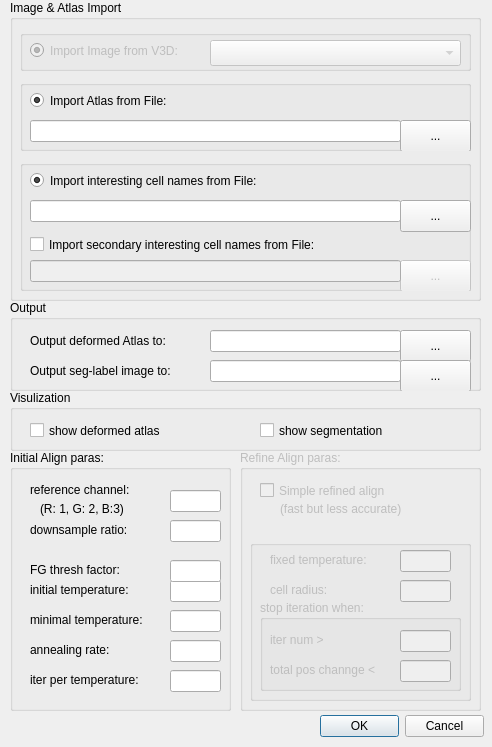
<?xml version="1.0" encoding="UTF-8"?>
<ui version="4.0">
 <class>ParaDialog_stranno</class>
 <widget class="QDialog" name="ParaDialog_stranno">
  <property name="enabled">
   <bool>true</bool>
  </property>
  <property name="geometry">
   <rect>
    <x>0</x>
    <y>0</y>
    <width>492</width>
    <height>747</height>
   </rect>
  </property>
  <property name="windowTitle">
   <string>Atlas Guided C.elegans Cell Annotation</string>
  </property>
  <widget class="QDialogButtonBox" name="buttonBox">
   <property name="geometry">
    <rect>
     <x>320</x>
     <y>710</y>
     <width>164</width>
     <height>32</height>
    </rect>
   </property>
   <property name="layoutDirection">
    <enum>Qt::LeftToRight</enum>
   </property>
   <property name="orientation">
    <enum>Qt::Horizontal</enum>
   </property>
   <property name="standardButtons">
    <set>QDialogButtonBox::Cancel|QDialogButtonBox::Ok</set>
   </property>
  </widget>
  <widget class="QGroupBox" name="groupBox">
   <property name="geometry">
    <rect>
     <x>20</x>
     <y>30</y>
     <width>451</width>
     <height>41</height>
    </rect>
   </property>
   <property name="title">
    <string/>
   </property>
   <widget class="QRadioButton" name="radioButton_imgv3d">
    <property name="enabled">
     <bool>false</bool>
    </property>
    <property name="geometry">
     <rect>
      <x>10</x>
      <y>10</y>
      <width>191</width>
      <height>21</height>
     </rect>
    </property>
    <property name="text">
     <string>Import Image from V3D:</string>
    </property>
    <property name="checked">
     <bool>true</bool>
    </property>
   </widget>
   <widget class="QComboBox" name="comboBox_imgv3d">
    <property name="enabled">
     <bool>false</bool>
    </property>
    <property name="geometry">
     <rect>
      <x>190</x>
      <y>10</y>
      <width>251</width>
      <height>26</height>
     </rect>
    </property>
   </widget>
  </widget>
  <widget class="QGroupBox" name="groupBox_2">
   <property name="geometry">
    <rect>
     <x>20</x>
     <y>80</y>
     <width>451</width>
     <height>71</height>
    </rect>
   </property>
   <property name="title">
    <string/>
   </property>
   <widget class="QRadioButton" name="radioButton_atlasfile">
    <property name="geometry">
     <rect>
      <x>10</x>
      <y>10</y>
      <width>431</width>
      <height>21</height>
     </rect>
    </property>
    <property name="text">
     <string>Import Atlas from File:</string>
    </property>
    <property name="checked">
     <bool>true</bool>
    </property>
   </widget>
   <widget class="QLineEdit" name="lineEdit_atlasfile">
    <property name="geometry">
     <rect>
      <x>10</x>
      <y>40</y>
      <width>371</width>
      <height>22</height>
     </rect>
    </property>
   </widget>
   <widget class="QPushButton" name="pushButton_atlasfile">
    <property name="geometry">
     <rect>
      <x>380</x>
      <y>40</y>
      <width>71</width>
      <height>32</height>
     </rect>
    </property>
    <property name="text">
     <string>...</string>
    </property>
   </widget>
  </widget>
  <widget class="QGroupBox" name="groupBox_3">
   <property name="geometry">
    <rect>
     <x>10</x>
     <y>0</y>
     <width>471</width>
     <height>301</height>
    </rect>
   </property>
   <property name="title">
    <string>Image &amp;&amp; Atlas Import</string>
   </property>
   <widget class="QGroupBox" name="groupBox_10">
    <property name="geometry">
     <rect>
      <x>10</x>
      <y>160</y>
      <width>451</width>
      <height>131</height>
     </rect>
    </property>
    <property name="title">
     <string/>
    </property>
    <widget class="QRadioButton" name="radioButton_celloifile">
     <property name="geometry">
      <rect>
       <x>10</x>
       <y>10</y>
       <width>431</width>
       <height>21</height>
      </rect>
     </property>
     <property name="text">
      <string>Import interesting cell names from File:</string>
     </property>
     <property name="checked">
      <bool>true</bool>
     </property>
    </widget>
    <widget class="QLineEdit" name="lineEdit_celloifile">
     <property name="geometry">
      <rect>
       <x>10</x>
       <y>40</y>
       <width>371</width>
       <height>22</height>
      </rect>
     </property>
    </widget>
    <widget class="QPushButton" name="pushButton_celloifile">
     <property name="geometry">
      <rect>
       <x>380</x>
       <y>40</y>
       <width>71</width>
       <height>32</height>
      </rect>
     </property>
     <property name="text">
      <string>...</string>
     </property>
    </widget>
    <widget class="QPushButton" name="pushButton_celloifile_2">
     <property name="enabled">
      <bool>false</bool>
     </property>
     <property name="geometry">
      <rect>
       <x>380</x>
       <y>100</y>
       <width>71</width>
       <height>32</height>
      </rect>
     </property>
     <property name="text">
      <string>...</string>
     </property>
    </widget>
    <widget class="QLineEdit" name="lineEdit_celloifile_2">
     <property name="enabled">
      <bool>false</bool>
     </property>
     <property name="geometry">
      <rect>
       <x>10</x>
       <y>100</y>
       <width>371</width>
       <height>22</height>
      </rect>
     </property>
    </widget>
    <widget class="QCheckBox" name="checkBox_celloi_2">
     <property name="geometry">
      <rect>
       <x>10</x>
       <y>74</y>
       <width>361</width>
       <height>21</height>
      </rect>
     </property>
     <property name="text">
      <string>Import secondary interesting cell names from File:</string>
     </property>
    </widget>
   </widget>
  </widget>
  <widget class="QGroupBox" name="groupBox_4">
   <property name="geometry">
    <rect>
     <x>10</x>
     <y>450</y>
     <width>221</width>
     <height>261</height>
    </rect>
   </property>
   <property name="title">
    <string>Initial Align paras:</string>
   </property>
   <widget class="QLineEdit" name="lineEdit_refchannel">
    <property name="geometry">
     <rect>
      <x>160</x>
      <y>40</y>
      <width>51</width>
      <height>22</height>
     </rect>
    </property>
   </widget>
   <widget class="QLabel" name="label_refchannel">
    <property name="geometry">
     <rect>
      <x>20</x>
      <y>30</y>
      <width>131</width>
      <height>20</height>
     </rect>
    </property>
    <property name="text">
     <string>reference channel:</string>
    </property>
   </widget>
   <widget class="QLabel" name="label_downsampleratio">
    <property name="geometry">
     <rect>
      <x>20</x>
      <y>70</y>
      <width>131</width>
      <height>20</height>
     </rect>
    </property>
    <property name="text">
     <string>downsample ratio:</string>
    </property>
   </widget>
   <widget class="QLabel" name="label_temperature_ini">
    <property name="geometry">
     <rect>
      <x>20</x>
      <y>130</y>
      <width>131</width>
      <height>20</height>
     </rect>
    </property>
    <property name="text">
     <string>initial temperature:</string>
    </property>
   </widget>
   <widget class="QLabel" name="label_temperature_min">
    <property name="geometry">
     <rect>
      <x>20</x>
      <y>160</y>
      <width>141</width>
      <height>20</height>
     </rect>
    </property>
    <property name="text">
     <string>minimal temperature:</string>
    </property>
   </widget>
   <widget class="QLabel" name="label_annealingrate">
    <property name="geometry">
     <rect>
      <x>20</x>
      <y>190</y>
      <width>131</width>
      <height>20</height>
     </rect>
    </property>
    <property name="text">
     <string>annealing rate:</string>
    </property>
   </widget>
   <widget class="QLabel" name="label_iter_pertemp">
    <property name="geometry">
     <rect>
      <x>20</x>
      <y>220</y>
      <width>141</width>
      <height>20</height>
     </rect>
    </property>
    <property name="text">
     <string>iter per temperature:</string>
    </property>
   </widget>
   <widget class="QLineEdit" name="lineEdit_downsampleratio">
    <property name="geometry">
     <rect>
      <x>160</x>
      <y>70</y>
      <width>51</width>
      <height>22</height>
     </rect>
    </property>
   </widget>
   <widget class="QLineEdit" name="lineEdit_temp_ini">
    <property name="geometry">
     <rect>
      <x>160</x>
      <y>130</y>
      <width>51</width>
      <height>22</height>
     </rect>
    </property>
   </widget>
   <widget class="QLineEdit" name="lineEdit_temp_min">
    <property name="geometry">
     <rect>
      <x>160</x>
      <y>160</y>
      <width>51</width>
      <height>22</height>
     </rect>
    </property>
   </widget>
   <widget class="QLineEdit" name="lineEdit_annealingrate">
    <property name="geometry">
     <rect>
      <x>160</x>
      <y>190</y>
      <width>51</width>
      <height>22</height>
     </rect>
    </property>
   </widget>
   <widget class="QLineEdit" name="lineEdit_niter_pertemp">
    <property name="geometry">
     <rect>
      <x>160</x>
      <y>220</y>
      <width>51</width>
      <height>22</height>
     </rect>
    </property>
   </widget>
   <widget class="QLabel" name="label_13">
    <property name="geometry">
     <rect>
      <x>30</x>
      <y>50</y>
      <width>111</width>
      <height>17</height>
     </rect>
    </property>
    <property name="text">
     <string>(R: 1, G: 2, B:3)</string>
    </property>
   </widget>
  </widget>
  <widget class="QGroupBox" name="groupBox_5">
   <property name="enabled">
    <bool>false</bool>
   </property>
   <property name="geometry">
    <rect>
     <x>240</x>
     <y>450</y>
     <width>241</width>
     <height>261</height>
    </rect>
   </property>
   <property name="title">
    <string>Refine Align paras:</string>
   </property>
   <widget class="QCheckBox" name="checkBox_refinealign_simple">
    <property name="geometry">
     <rect>
      <x>20</x>
      <y>30</y>
      <width>201</width>
      <height>21</height>
     </rect>
    </property>
    <property name="text">
     <string>Simple refined align</string>
    </property>
   </widget>
   <widget class="QGroupBox" name="groupBox_7">
    <property name="geometry">
     <rect>
      <x>10</x>
      <y>90</y>
      <width>221</width>
      <height>161</height>
     </rect>
    </property>
    <property name="title">
     <string/>
    </property>
    <widget class="QGroupBox" name="groupBox_6">
     <property name="geometry">
      <rect>
       <x>10</x>
       <y>60</y>
       <width>201</width>
       <height>91</height>
      </rect>
     </property>
     <property name="title">
      <string>stop iteration when:</string>
     </property>
     <widget class="QLabel" name="label_9">
      <property name="geometry">
       <rect>
        <x>10</x>
        <y>30</y>
        <width>91</width>
        <height>20</height>
       </rect>
      </property>
      <property name="text">
       <string>iter num &gt; </string>
      </property>
     </widget>
     <widget class="QLineEdit" name="lineEdit_ref_maxiter">
      <property name="geometry">
       <rect>
        <x>140</x>
        <y>30</y>
        <width>51</width>
        <height>22</height>
       </rect>
      </property>
     </widget>
     <widget class="QLineEdit" name="lineEdit_ref_minposchange">
      <property name="geometry">
       <rect>
        <x>140</x>
        <y>60</y>
        <width>51</width>
        <height>22</height>
       </rect>
      </property>
     </widget>
     <widget class="QLabel" name="label_10">
      <property name="geometry">
       <rect>
        <x>10</x>
        <y>60</y>
        <width>141</width>
        <height>20</height>
       </rect>
      </property>
      <property name="text">
       <string>total pos channge &lt; </string>
      </property>
     </widget>
    </widget>
    <widget class="QLineEdit" name="lineEdit_ref_cellradius">
     <property name="geometry">
      <rect>
       <x>150</x>
       <y>40</y>
       <width>51</width>
       <height>22</height>
      </rect>
     </property>
    </widget>
    <widget class="QLabel" name="label_7">
     <property name="geometry">
      <rect>
       <x>20</x>
       <y>10</y>
       <width>131</width>
       <height>20</height>
      </rect>
     </property>
     <property name="text">
      <string>fixed temperature:</string>
     </property>
    </widget>
    <widget class="QLineEdit" name="lineEdit_ref_temperature">
     <property name="geometry">
      <rect>
       <x>150</x>
       <y>10</y>
       <width>51</width>
       <height>22</height>
      </rect>
     </property>
    </widget>
    <widget class="QLabel" name="label_8">
     <property name="geometry">
      <rect>
       <x>20</x>
       <y>40</y>
       <width>131</width>
       <height>20</height>
      </rect>
     </property>
     <property name="text">
      <string>cell radius:</string>
     </property>
    </widget>
   </widget>
   <widget class="QLabel" name="label_11">
    <property name="geometry">
     <rect>
      <x>40</x>
      <y>50</y>
      <width>151</width>
      <height>17</height>
     </rect>
    </property>
    <property name="text">
     <string>(fast but less accurate)</string>
    </property>
   </widget>
  </widget>
  <widget class="QGroupBox" name="groupBox_8">
   <property name="geometry">
    <rect>
     <x>10</x>
     <y>300</y>
     <width>471</width>
     <height>91</height>
    </rect>
   </property>
   <property name="title">
    <string>Output</string>
   </property>
   <widget class="QLabel" name="label_12">
    <property name="geometry">
     <rect>
      <x>20</x>
      <y>30</y>
      <width>171</width>
      <height>21</height>
     </rect>
    </property>
    <property name="text">
     <string>Output deformed Atlas to:</string>
    </property>
   </widget>
   <widget class="QLineEdit" name="lineEdit_atlas_output">
    <property name="geometry">
     <rect>
      <x>200</x>
      <y>30</y>
      <width>191</width>
      <height>22</height>
     </rect>
    </property>
   </widget>
   <widget class="QPushButton" name="pushButton_atlas_output">
    <property name="geometry">
     <rect>
      <x>390</x>
      <y>30</y>
      <width>71</width>
      <height>32</height>
     </rect>
    </property>
    <property name="text">
     <string>...</string>
    </property>
   </widget>
   <widget class="QPushButton" name="pushButton_seglabel_output">
    <property name="geometry">
     <rect>
      <x>390</x>
      <y>60</y>
      <width>71</width>
      <height>32</height>
     </rect>
    </property>
    <property name="text">
     <string>...</string>
    </property>
   </widget>
   <widget class="QLabel" name="label_14">
    <property name="geometry">
     <rect>
      <x>20</x>
      <y>60</y>
      <width>171</width>
      <height>21</height>
     </rect>
    </property>
    <property name="text">
     <string>Output seg-label image to:</string>
    </property>
   </widget>
   <widget class="QLineEdit" name="lineEdit_seglabel_output">
    <property name="geometry">
     <rect>
      <x>200</x>
      <y>60</y>
      <width>191</width>
      <height>22</height>
     </rect>
    </property>
   </widget>
  </widget>
  <widget class="QGroupBox" name="groupBox_9">
   <property name="enabled">
    <bool>true</bool>
   </property>
   <property name="geometry">
    <rect>
     <x>10</x>
     <y>390</y>
     <width>471</width>
     <height>61</height>
    </rect>
   </property>
   <property name="title">
    <string>Visulization</string>
   </property>
   <widget class="QCheckBox" name="checkBox_showatlas">
    <property name="geometry">
     <rect>
      <x>20</x>
      <y>30</y>
      <width>181</width>
      <height>21</height>
     </rect>
    </property>
    <property name="text">
     <string>show deformed atlas</string>
    </property>
   </widget>
   <widget class="QCheckBox" name="checkBox_showsegmentation">
    <property name="geometry">
     <rect>
      <x>250</x>
      <y>30</y>
      <width>211</width>
      <height>21</height>
     </rect>
    </property>
    <property name="text">
     <string>show segmentation</string>
    </property>
   </widget>
  </widget>
  <widget class="QLineEdit" name="lineEdit_fgthresh">
   <property name="geometry">
    <rect>
     <x>170</x>
     <y>560</y>
     <width>51</width>
     <height>22</height>
    </rect>
   </property>
  </widget>
  <widget class="QLabel" name="label_fgthresh">
   <property name="geometry">
    <rect>
     <x>30</x>
     <y>560</y>
     <width>121</width>
     <height>20</height>
    </rect>
   </property>
   <property name="text">
    <string>FG thresh factor:</string>
   </property>
  </widget>
  <zorder>groupBox_3</zorder>
  <zorder>buttonBox</zorder>
  <zorder>groupBox</zorder>
  <zorder>groupBox_2</zorder>
  <zorder>groupBox_4</zorder>
  <zorder>groupBox_5</zorder>
  <zorder>groupBox_8</zorder>
  <zorder>groupBox_9</zorder>
  <zorder>lineEdit_fgthresh</zorder>
  <zorder>label_fgthresh</zorder>
 </widget>
 <resources/>
 <connections>
  <connection>
   <sender>buttonBox</sender>
   <signal>accepted()</signal>
   <receiver>ParaDialog_stranno</receiver>
   <slot>accept()</slot>
   <hints>
    <hint type="sourcelabel">
     <x>320</x>
     <y>700</y>
    </hint>
    <hint type="destinationlabel">
     <x>157</x>
     <y>274</y>
    </hint>
   </hints>
  </connection>
  <connection>
   <sender>buttonBox</sender>
   <signal>rejected()</signal>
   <receiver>ParaDialog_stranno</receiver>
   <slot>reject()</slot>
   <hints>
    <hint type="sourcelabel">
     <x>320</x>
     <y>700</y>
    </hint>
    <hint type="destinationlabel">
     <x>286</x>
     <y>274</y>
    </hint>
   </hints>
  </connection>
  <connection>
   <sender>radioButton_imgv3d</sender>
   <signal>toggled(bool)</signal>
   <receiver>comboBox_imgv3d</receiver>
   <slot>setEnabled(bool)</slot>
   <hints>
    <hint type="sourcelabel">
     <x>160</x>
     <y>49</y>
    </hint>
    <hint type="destinationlabel">
     <x>274</x>
     <y>44</y>
    </hint>
   </hints>
  </connection>
  <connection>
   <sender>checkBox_refinealign_simple</sender>
   <signal>toggled(bool)</signal>
   <receiver>label_8</receiver>
   <slot>setHidden(bool)</slot>
   <hints>
    <hint type="sourcelabel">
     <x>414</x>
     <y>460</y>
    </hint>
    <hint type="destinationlabel">
     <x>313</x>
     <y>560</y>
    </hint>
   </hints>
  </connection>
  <connection>
   <sender>checkBox_refinealign_simple</sender>
   <signal>toggled(bool)</signal>
   <receiver>lineEdit_ref_cellradius</receiver>
   <slot>setHidden(bool)</slot>
   <hints>
    <hint type="sourcelabel">
     <x>444</x>
     <y>460</y>
    </hint>
    <hint type="destinationlabel">
     <x>444</x>
     <y>560</y>
    </hint>
   </hints>
  </connection>
  <connection>
   <sender>checkBox_celloi_2</sender>
   <signal>toggled(bool)</signal>
   <receiver>lineEdit_celloifile_2</receiver>
   <slot>setEnabled(bool)</slot>
   <hints>
    <hint type="sourcelabel">
     <x>236</x>
     <y>243</y>
    </hint>
    <hint type="destinationlabel">
     <x>232</x>
     <y>264</y>
    </hint>
   </hints>
  </connection>
  <connection>
   <sender>checkBox_celloi_2</sender>
   <signal>toggled(bool)</signal>
   <receiver>pushButton_celloifile_2</receiver>
   <slot>setEnabled(bool)</slot>
   <hints>
    <hint type="sourcelabel">
     <x>305</x>
     <y>248</y>
    </hint>
    <hint type="destinationlabel">
     <x>436</x>
     <y>265</y>
    </hint>
   </hints>
  </connection>
 </connections>
</ui>
